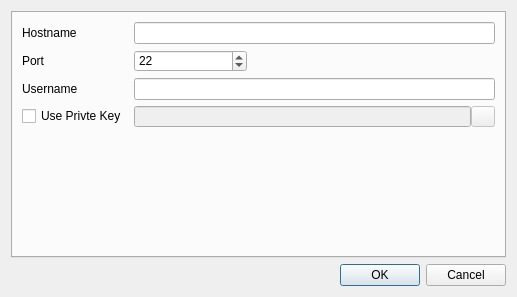
<?xml version="1.0" encoding="UTF-8"?>
<ui version="4.0">
 <class>ConnectDialog</class>
 <widget class="QDialog" name="ConnectDialog">
  <property name="geometry">
   <rect>
    <x>0</x>
    <y>0</y>
    <width>517</width>
    <height>297</height>
   </rect>
  </property>
  <property name="windowTitle">
   <string>Connect</string>
  </property>
  <layout class="QGridLayout" name="gridLayout_4">
   <item row="0" column="0">
    <widget class="QTabWidget" name="tabWidget">
     <property name="enabled">
      <bool>true</bool>
     </property>
     <property name="tabShape">
      <enum>QTabWidget::Rounded</enum>
     </property>
     <property name="currentIndex">
      <number>0</number>
     </property>
     <property name="tabBarAutoHide">
      <bool>true</bool>
     </property>
     <widget class="QWidget" name="tabSSH">
      <attribute name="title">
       <string>SSH</string>
      </attribute>
      <layout class="QFormLayout" name="formLayout_1">
       <item row="0" column="0" colspan="2">
        <layout class="QGridLayout" name="gridLayout" columnstretch="0,0,0,0,0">
         <property name="horizontalSpacing">
          <number>0</number>
         </property>
         <item row="1" column="1">
          <widget class="QSpinBox" name="sshPort">
           <property name="maximum">
            <number>65655</number>
           </property>
           <property name="value">
            <number>22</number>
           </property>
          </widget>
         </item>
         <item row="3" column="0">
          <widget class="QCheckBox" name="usePrivateKey">
           <property name="text">
            <string>Use Privte Key </string>
           </property>
          </widget>
         </item>
         <item row="1" column="2" colspan="3">
          <spacer name="horizontalSpacer">
           <property name="orientation">
            <enum>Qt::Horizontal</enum>
           </property>
           <property name="sizeHint" stdset="0">
            <size>
             <width>128</width>
             <height>20</height>
            </size>
           </property>
          </spacer>
         </item>
         <item row="3" column="1" colspan="3">
          <widget class="QLineEdit" name="privateKeyFileName">
           <property name="enabled">
            <bool>false</bool>
           </property>
          </widget>
         </item>
         <item row="2" column="1" colspan="4">
          <widget class="QLineEdit" name="sshUsername"/>
         </item>
         <item row="1" column="0">
          <widget class="QLabel" name="label_2">
           <property name="text">
            <string>Port</string>
           </property>
          </widget>
         </item>
         <item row="2" column="0">
          <widget class="QLabel" name="label_3">
           <property name="text">
            <string>Username</string>
           </property>
          </widget>
         </item>
         <item row="0" column="1" colspan="4">
          <widget class="QLineEdit" name="sshHostname"/>
         </item>
         <item row="0" column="0">
          <widget class="QLabel" name="label">
           <property name="text">
            <string>Hostname</string>
           </property>
          </widget>
         </item>
         <item row="3" column="4">
          <widget class="QToolButton" name="toolButtonAddFile">
           <property name="enabled">
            <bool>false</bool>
           </property>
           <property name="text">
            <string/>
           </property>
           <property name="icon">
            <iconset>
             <normaloff>:/image/Tool/add.png</normaloff>:/image/Tool/add.png</iconset>
           </property>
          </widget>
         </item>
        </layout>
       </item>
      </layout>
     </widget>
    </widget>
   </item>
   <item row="1" column="0">
    <widget class="QDialogButtonBox" name="buttonBox">
     <property name="orientation">
      <enum>Qt::Horizontal</enum>
     </property>
     <property name="standardButtons">
      <set>QDialogButtonBox::Cancel|QDialogButtonBox::Ok</set>
     </property>
     <property name="centerButtons">
      <bool>false</bool>
     </property>
    </widget>
   </item>
  </layout>
 </widget>
 <resources/>
 <connections>
  <connection>
   <sender>buttonBox</sender>
   <signal>accepted()</signal>
   <receiver>ConnectDialog</receiver>
   <slot>accept()</slot>
   <hints>
    <hint type="sourcelabel">
     <x>270</x>
     <y>282</y>
    </hint>
    <hint type="destinationlabel">
     <x>157</x>
     <y>274</y>
    </hint>
   </hints>
  </connection>
  <connection>
   <sender>buttonBox</sender>
   <signal>rejected()</signal>
   <receiver>ConnectDialog</receiver>
   <slot>reject()</slot>
   <hints>
    <hint type="sourcelabel">
     <x>338</x>
     <y>282</y>
    </hint>
    <hint type="destinationlabel">
     <x>286</x>
     <y>274</y>
    </hint>
   </hints>
  </connection>
  <connection>
   <sender>usePrivateKey</sender>
   <signal>clicked(bool)</signal>
   <receiver>privateKeyFileName</receiver>
   <slot>setEnabled(bool)</slot>
   <hints>
    <hint type="sourcelabel">
     <x>71</x>
     <y>142</y>
    </hint>
    <hint type="destinationlabel">
     <x>322</x>
     <y>145</y>
    </hint>
   </hints>
  </connection>
  <connection>
   <sender>usePrivateKey</sender>
   <signal>clicked(bool)</signal>
   <receiver>toolButtonAddFile</receiver>
   <slot>setEnabled(bool)</slot>
   <hints>
    <hint type="sourcelabel">
     <x>36</x>
     <y>147</y>
    </hint>
    <hint type="destinationlabel">
     <x>479</x>
     <y>151</y>
    </hint>
   </hints>
  </connection>
 </connections>
</ui>
